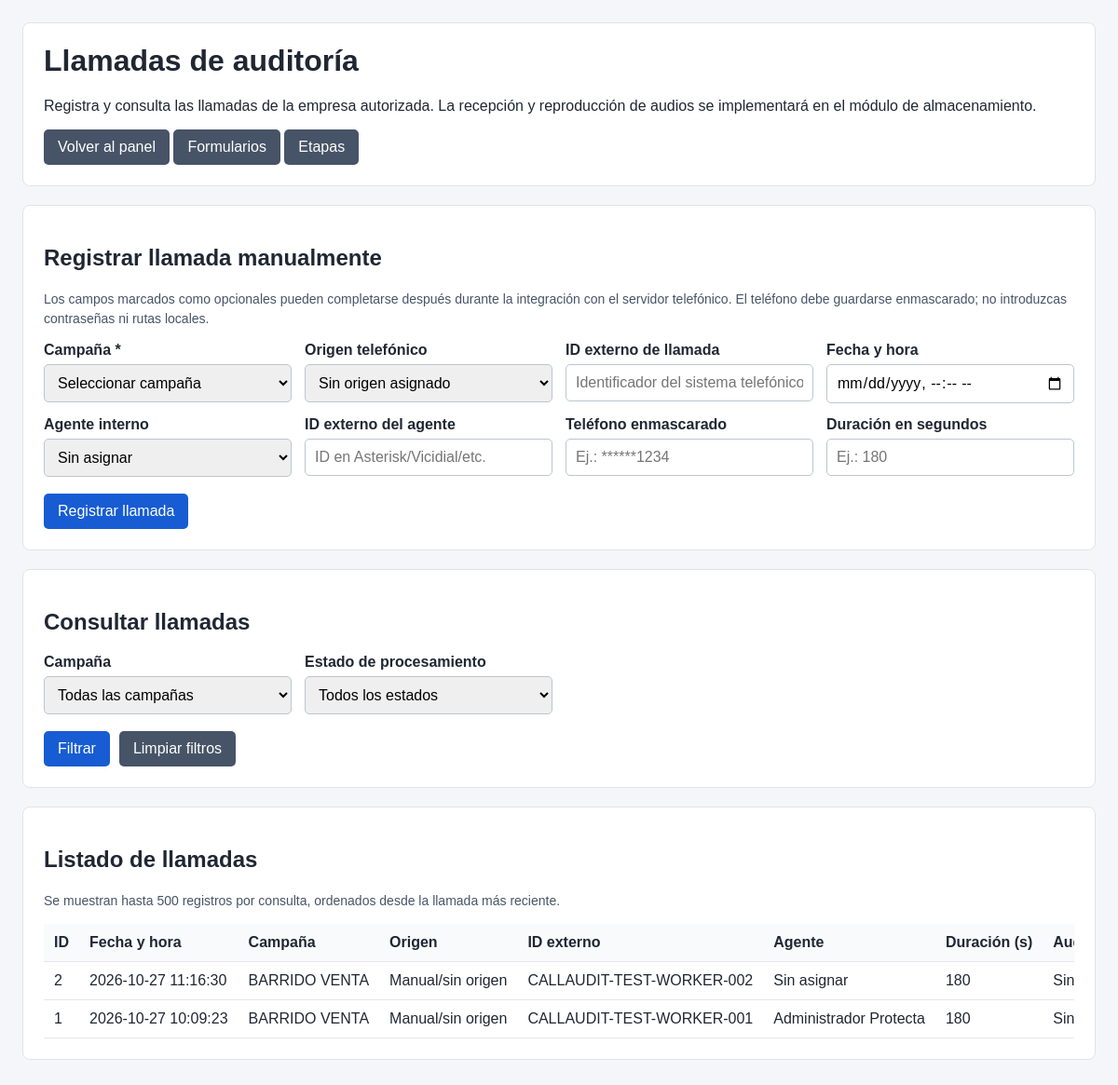
The page /audit_calls.php (signed in) on the database its author committed.
### tables this page shows
CREATE TABLE `audit_calls` (
  `id` bigint(20) UNSIGNED NOT NULL,
  `tenant_id` bigint(20) UNSIGNED NOT NULL,
  `campaign_id` bigint(20) UNSIGNED NOT NULL,
  `source_id` bigint(20) UNSIGNED DEFAULT NULL,
  `external_call_id` varchar(255) DEFAULT NULL,
  `agent_external_id` varchar(255) DEFAULT NULL,
  `agent_user_id` bigint(20) UNSIGNED DEFAULT NULL,
  `phone_masked` varchar(100) DEFAULT NULL,
  `started_at` datetime DEFAULT NULL,
  `duration_seconds` int(10) UNSIGNED DEFAULT NULL,
  `audio_storage_key` varchar(1000) DEFAULT NULL,
  `audio_sha256` char(64) DEFAULT NULL,
  `audio_mime_type` varchar(100) DEFAULT NULL,
  `audio_size_bytes` bigint(20) UNSIGNED DEFAULT NULL,
  `audio_status` enum('NOT_RECEIVED','PENDING','AVAILABLE','MISSING','ERROR','DELETED') NOT NULL DEFAULT 'NOT_RECEIVED',
  `transcript_storage_key` varchar(1000) DEFAULT NULL,
  `metadata_json` longtext DEFAULT NULL,
  `processing_status` enum('NEW','READY','IN_PROGRESS','COMPLETED','REVIEW','ERROR','ARCHIVED') NOT NULL DEFAULT 'NEW',
  `imported_at` datetime NOT NULL DEFAULT current_timestamp(),
  `created_at` timestamp NOT NULL DEFAULT current_timestamp(),
  `updated_at` timestamp NOT NULL DEFAULT current_timestamp() ON UPDATE current_timestamp()
);

CREATE TABLE `campaigns` (
  `id` bigint(20) UNSIGNED NOT NULL,
  `tenant_id` bigint(20) UNSIGNED NOT NULL,
  `name` varchar(150) NOT NULL,
  `slug` varchar(150) NOT NULL,
  `description` text DEFAULT NULL,
  `status` enum('ACTIVE','INACTIVE') NOT NULL DEFAULT 'ACTIVE',
  `start_date` date DEFAULT NULL,
  `end_date` date DEFAULT NULL,
  `created_by` bigint(20) UNSIGNED DEFAULT NULL,
  `created_at` timestamp NULL DEFAULT current_timestamp(),
  `updated_at` timestamp NULL DEFAULT current_timestamp() ON UPDATE current_timestamp()
);

CREATE TABLE `users` (
  `id` bigint(20) UNSIGNED NOT NULL,
  `tenant_id` bigint(20) UNSIGNED DEFAULT NULL,
  `name` varchar(150) NOT NULL,
  `email` varchar(150) NOT NULL,
  `password` varchar(255) NOT NULL,
  `status` enum('ACTIVE','INACTIVE') NOT NULL DEFAULT 'ACTIVE',
  `created_at` timestamp NOT NULL DEFAULT current_timestamp(),
  `updated_at` timestamp NOT NULL DEFAULT current_timestamp() ON UPDATE current_timestamp()
);

### audit_calls.php (the view, shortened to what the rows shown need)
<?php
require_once __DIR__ . '/services/AuthMiddleware.php';
require_once __DIR__ . '/services/CampaignTenantContext.php';
require_once __DIR__ . '/services/Authorization.php';
require_once __DIR__ . '/controllers/AuditCallController.php';
$auth = new AuthMiddleware();
$auth->requierePermiso('audits.view');
$usuario = $auth->usuario();
$tenantContext = new CampaignTenantContext();
$tenantId = $tenantContext->resolver($usuario);
$controller = new AuditCallController();
$filtros = [
    'campaign_id' => $_GET['campaign_id'] ?? '',
    'processing_status' => $_GET['processing_status'] ?? ''
];
$opciones = $controller->opciones($tenantId);
$llamadas = $controller->listar($tenantId, $filtros);
$puedeCrear = false;
try {
    $authorization = new Authorization();
    $puedeCrear = $authorization->tienePermiso(
        (int) $usuario['id'],
        'audits.create'
    );
} catch (Throwable $e) {
    error_log('[CallAudit][audit_calls.php][permiso] ' . $e->getMessage());
}
function auditCallsEscape($value): string
{
    return htmlspecialchars(
        (string) ($value ?? ''),
        ENT_QUOTES | ENT_SUBSTITUTE,
        'UTF-8'
    );
}
function auditCallsAudioEstado(string $estado): string
{
    $estados = [
        'NOT_RECEIVED' => 'Sin recibir',
        'PENDING' => 'Pendiente',
        'AVAILABLE' => 'Disponible',
        'MISSING' => 'No encontrado',
        'ERROR' => 'Error',
        'DELETED' => 'Eliminado'
    ];
    return $estados[$estado] ?? $estado;
}
?>
<!DOCTYPE html>
<html lang="es">
<head>
</head>
<body>
<div class="contenedor">
    <header class="encabezado">
        <h1>Llamadas de auditoría</h1>
    </header>
    <?php if ($puedeCrear): ?>
        <section class="panel">
            <h2>Registrar llamada manualmente</h2>
        </section>
    <?php endif; ?>
    <section class="panel">
        <h2>Consultar llamadas</h2>
    </section>
    <section class="panel">
        <h2>Listado de llamadas</h2>
        <div class="tabla-contenedor">
            <table>
                <thead>
                <tr>
                    <th>ID</th>
                    <th>Fecha y hora</th>
                    <th>Campaña</th>
                    <th>Origen</th>
                    <th>ID externo</th>
                    <th>Agente</th>
                    <th>Duración (s)</th>
                    <th>Audio</th>
                </tr>
                </thead>
                <tbody>
                <?php if (!$llamadas): ?>
                    <tr>
                        <td colspan="9">No hay llamadas para los filtros seleccionados.</td>
                    </tr>
                <?php else: ?>
                    <?php foreach ($llamadas as $llamada): ?>
                        <tr>
                            <td><?= (int) $llamada['id'] ?></td>
                            <td><?= auditCallsEscape($llamada['started_at'] ?? '—') ?></td>
                            <td><?= auditCallsEscape($llamada['campaign_name']) ?></td>
                            <td><?= auditCallsEscape($llamada['source_name'] ?? 'Manual/sin origen') ?></td>
                            <td><?= auditCallsEscape($llamada['external_call_id'] ?? '—') ?></td>
                            <td><?= auditCallsEscape($llamada['agent_name'] ?? $llamada['agent_external_id'] ?? 'Sin asignar') ?></td>
                            <td><?= auditCallsEscape($llamada['duration_seconds'] ?? '—') ?></td>
                            <td><?= auditCallsEscape(auditCallsAudioEstado($llamada['audio_status'])) ?></td>
                        </tr>
                    <?php endforeach; ?>
                <?php endif; ?>
                </tbody>
            </table>
        </div>
    </section>
</div>
</body>
</html>

### rows shown on the page
audit_calls: id "2", started_at "2026-10-27 11:16:30", campaign.name "BARRIDO VENTA", source_name "Manual/sin origen", external_call "CALLAUDIT-TEST-WORKER-002", agent_external_id "Sin asignar", duration_seconds "180", audio_status "Sin…"
audit_calls: id "1", started_at "2026-10-27 10:09:23", campaign.name "BARRIDO VENTA", source_name "Manual/sin origen", external_call "CALLAUDIT-TEST-WORKER-001", agent_user.name "Administrador Protecta", duration_seconds "180", audio_status "Sin…"
